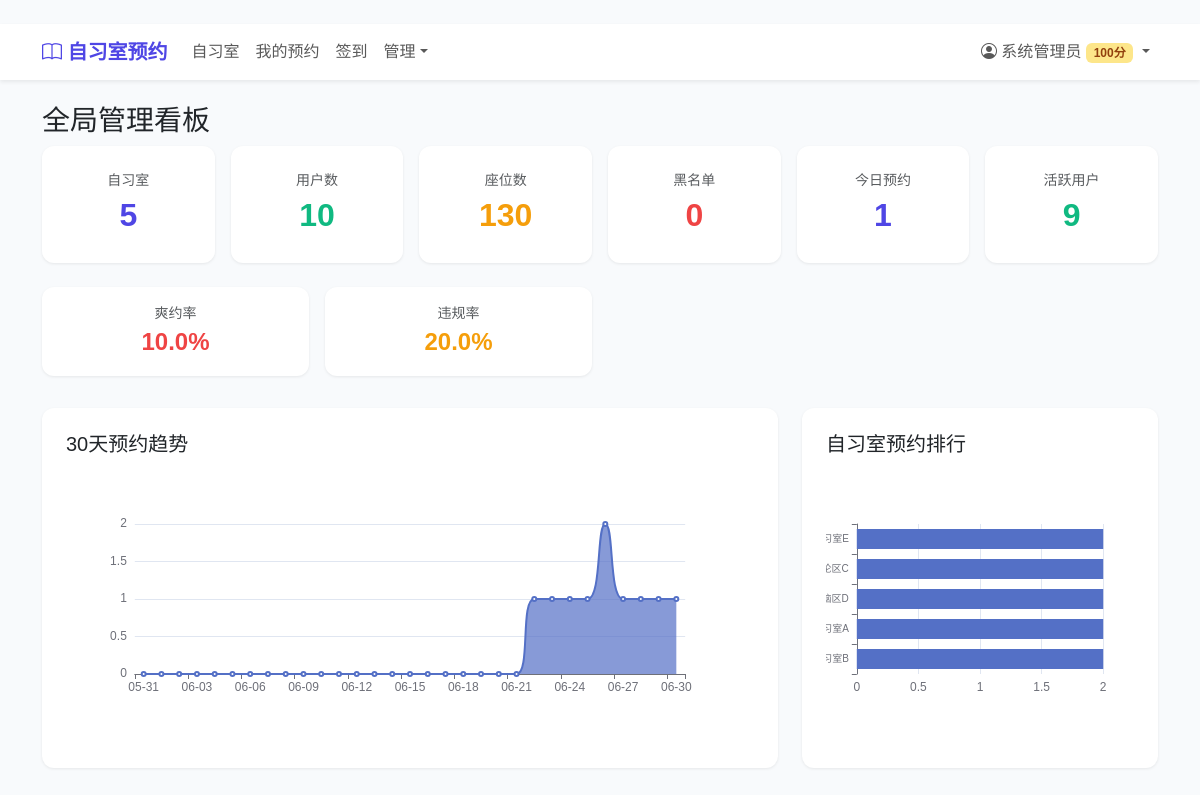
/dashboard/admin/ (signed in), run on the app's committed database.
### apps/users/models.py (models this page shows, shortened)
class User(AbstractUser):
    ROLE_CHOICES = (
        ("admin", "系统管理员"),
        ("front_desk", "前台管理员"),
        ("student", "学生用户"),
    )
    STATUS_CHOICES = (
        ("active", "正常"),
        ("frozen", "冻结"),
        ("banned", "黑名单"),
        ("deleted", "注销"),
    )
    student_id = models.CharField("学号/工号", max_length=30, unique=True, db_index=True)
    phone = models.CharField("手机号", max_length=20, blank=True, default="")
    college = models.CharField("学院", max_length=100, blank=True, default="")
    major = models.CharField("专业", max_length=100, blank=True, default="")
    grade = models.CharField("年级", max_length=20, blank=True, default="")
    role = models.CharField("角色", max_length=20, choices=ROLE_CHOICES, default="student")
    credit_score = models.IntegerField("信用积分", default=100, db_index=True)
    status = models.CharField("账户状态", max_length=20, choices=STATUS_CHOICES, default="active")
    avatar = models.ImageField("头像", upload_to="avatars/", blank=True)
    class Meta:
        db_table = "bs_user"
        verbose_name = "用户"
        verbose_name_plural = verbose_name
        ordering = ["-date_joined"]

### apps/dashboard/views.py (the view)
# urls.py: path("admin/", views.admin_dashboard, name="admin_dashboard"),
@login_required
def admin_dashboard(request):
    if request.user.role != "admin":
        return redirect("home")
    today = date.today()
    thirty_days_ago = today - timedelta(days=30)
    total_rooms = Room.objects.count()
    total_users = User.objects.filter(role="student").count()
    total_seats = Seat.objects.filter(status="available").count()
    banned_count = User.objects.filter(status="banned").count()
    today_res = Reservation.objects.filter(date=today)
    today_checkin = today_res.filter(status="checked_in").count()
    daily_trend = []
    for i in range(30, -1, -1):
        d = today - timedelta(days=i)
        cnt = Reservation.objects.filter(date=d).count()
        daily_trend.append({"date": d.isoformat(), "count": cnt})
    room_compare = []
    for room in Room.objects.all():
        r_count = Reservation.objects.filter(
            seat__room=room, date__gte=thirty_days_ago
        ).count()
        room_compare.append({"name": room.name, "count": r_count})
    college_data = User.objects.filter(role="student").exclude(college="").values("college").annotate(
        total_duration=Sum("reservations__checkin__duration_minutes")
    ).order_by("-total_duration")[:10]
    month_violations = Violation.objects.filter(created_at__date__gte=thirty_days_ago).count()
    month_reservations = Reservation.objects.filter(date__gte=thirty_days_ago).count()
    violation_rate = round(month_violations / max(month_reservations, 1) * 100, 2)
    recent = Reservation.objects.filter(date__gte=thirty_days_ago)
    reservation_total = recent.count()
    noshow_rate = round(recent.filter(status="no_show").count() / max(reservation_total, 1) * 100, 1)
    week_ago = today - timedelta(days=7)
    active_users = Reservation.objects.filter(
        date__gte=week_ago
    ).values("user").distinct().count()
    return render(request, "dashboard/admin.html", {
        "total_rooms": total_rooms, "total_users": total_users,
        "total_seats": total_seats, "banned_count": banned_count,
        "today_checkin": today_checkin, "today_res": today_res.count(),
        "daily_trend": json.dumps(daily_trend),
        "room_compare": json.dumps(room_compare),
        "college_data": json.dumps(list(college_data)),
        "violation_rate": violation_rate, "noshow_rate": noshow_rate,
        "active_users": active_users,
    })

### templates/dashboard/admin.html
﻿{% extends 'base.html' %}{% block title %}全局管理看板{% endblock %}
{% block content %}
<h3>全局管理看板</h3>
<div class="row g-3 mb-4">
<div class="col-6 col-md-2"><div class="card stat-card"><div class="text-muted small">自习室</div><div class="number" style="color:var(--primary)">{{ total_rooms }}</div></div></div>
<div class="col-6 col-md-2"><div class="card stat-card"><div class="text-muted small">用户数</div><div class="number" style="color:var(--success)">{{ total_users }}</div></div></div>
<div class="col-6 col-md-2"><div class="card stat-card"><div class="text-muted small">座位数</div><div class="number" style="color:var(--warning)">{{ total_seats }}</div></div></div>
<div class="col-6 col-md-2"><div class="card stat-card"><div class="text-muted small">黑名单</div><div class="number" style="color:var(--danger)">{{ banned_count }}</div></div></div>
<div class="col-6 col-md-2"><div class="card stat-card"><div class="text-muted small">今日预约</div><div class="number" style="color:var(--primary)">{{ today_res }}</div></div></div>
<div class="col-6 col-md-2"><div class="card stat-card"><div class="text-muted small">活跃用户</div><div class="number" style="color:var(--success)">{{ active_users }}</div></div></div>
</div>
<div class="row g-3">
<div class="col-6 col-md-3"><div class="card stat-card p-3"><div class="text-muted small">爽约率</div><div class="number fs-4" style="color:var(--danger)">{{ noshow_rate }}%</div></div></div>
<div class="col-6 col-md-3"><div class="card stat-card p-3"><div class="text-muted small">违规率</div><div class="number fs-4" style="color:var(--warning)">{{ violation_rate }}%</div></div></div>
</div>
<div class="row g-4 mt-2">
<div class="col-lg-8"><div class="card p-4"><h5>30天预约趋势</h5><div id="trendChart" style="height:280px"></div></div></div>
<div class="col-lg-4"><div class="card p-4"><h5>自习室预约排行</h5><div id="roomChart" style="height:280px"></div></div></div>
</div>
{% endblock %}
{% block extra_js %}
<script>
(function(){
  var td = JSON.parse('{{ daily_trend|safe }}');
  echarts.init(document.getElementById('trendChart')).setOption({tooltip:{},xAxis:{data:td.map(function(d){return d.date.slice(5)})},yAxis:{},series:[{type:'line',smooth:true,data:td.map(function(d){return d.count}),areaStyle:{}}]});
  var rd = JSON.parse('{{ room_compare|safe }}');
  echarts.init(document.getElementById('roomChart')).setOption({tooltip:{},yAxis:{type:'category',data:rd.map(function(d){return d.name}),axisLabel:{fontSize:10}},xAxis:{},series:[{type:'bar',data:rd.map(function(d){return d.count}),barMaxWidth:20}]});
})();
</script>
{% endblock %}

### templates/base.html (shortened to what this page needs)
﻿{% load static %}<!DOCTYPE html>
<html lang="zh-CN">
<head>
    <link href="https://cdn.jsdelivr.net/npm/bootstrap@5.3.3/dist/css/bootstrap.min.css" rel="stylesheet">
    <link href="https://cdn.jsdelivr.net/npm/bootstrap-icons@1.11.3/font/bootstrap-icons.css" rel="stylesheet">
</head>
<body>
<nav class="navbar navbar-expand-lg navbar-light bg-white shadow-sm sticky-top">
  <div class="container">
    <a class="navbar-brand" href="/"><i class="bi bi-book"></i> 自习室预约</a>
    <div class="collapse navbar-collapse" id="navbarNav">
      <ul class="navbar-nav me-auto">
        <li class="nav-item"><a class="nav-link" href="{% url 'room_list' %}">自习室</a></li>
        {% if user.is_authenticated %}
        <li class="nav-item"><a class="nav-link" href="{% url 'my_reservations' %}">我的预约</a></li>
        <li class="nav-item"><a class="nav-link" href="{% url 'checkin_qr' %}">签到</a></li>
        {% if user.role == 'admin' %}
        <li class="nav-item dropdown">
          <a class="nav-link dropdown-toggle" href="#" data-bs-toggle="dropdown">管理</a>
        </li>
        {% endif %}
        {% endif %}
      </ul>
      <ul class="navbar-nav">
        {% if user.is_authenticated %}
        <li class="nav-item dropdown">
          <a class="nav-link dropdown-toggle" href="#" data-bs-toggle="dropdown">
            <i class="bi bi-person-circle"></i> {{ user.last_name }}{{ user.first_name }}
            <span class="badge
              {% if user.credit_score >= 120 %}badge-diamond
              {% elif user.credit_score >= 100 %}badge-gold
              {% elif user.credit_score >= 60 %}badge-normal
              {% elif user.credit_score >= 30 %}badge-restricted
              {% else %}badge-frozen{% endif %}">{{ user.credit_score }}分</span>
          </a>
        </li>
        {% else %}
        <li class="nav-item"><a class="nav-link" href="{% url 'login' %}">登录</a></li>
        <li class="nav-item"><a class="btn btn-primary btn-sm ms-2 mt-1" href="{% url 'register' %}">注册</a></li>
        {% endif %}
      </ul>
    </div>
  </div>
</nav>
<main class="container mt-4">{% block content %}{% endblock %}</main>
{% block extra_js %}{% endblock %}
</body>
</html>

### templates/base.html (style rules this page uses)
:root { --primary: #4f46e5; --success: #10b981; --warning: #f59e0b; --danger: #ef4444; --bg: #f8fafc; }
body { background: var(--bg); font-family: "PingFang SC","Microsoft YaHei",sans-serif; }
.navbar-brand { font-weight: 700; color: var(--primary) !important; }
.card { border: none; border-radius: 12px; box-shadow: 0 1px 3px rgba(0,0,0,.08); }
.stat-card { padding: 1.5rem; text-align: center; }
.stat-card .number { font-size: 2rem; font-weight: 700; }
.badge-gold { background:#fde68a;color:#92400e }

### data on the page
User: last_name "系统", first_name "管理员", credit_score "100"

### other printed values
{{ total_rooms }} "5"
{{ total_users }} "10"
{{ total_seats }} "130"
{{ banned_count }} "0"
{{ today_res }} "1"
{{ active_users }} "9"
{{ noshow_rate }} "10.0"
{{ violation_rate }} "20.0"
